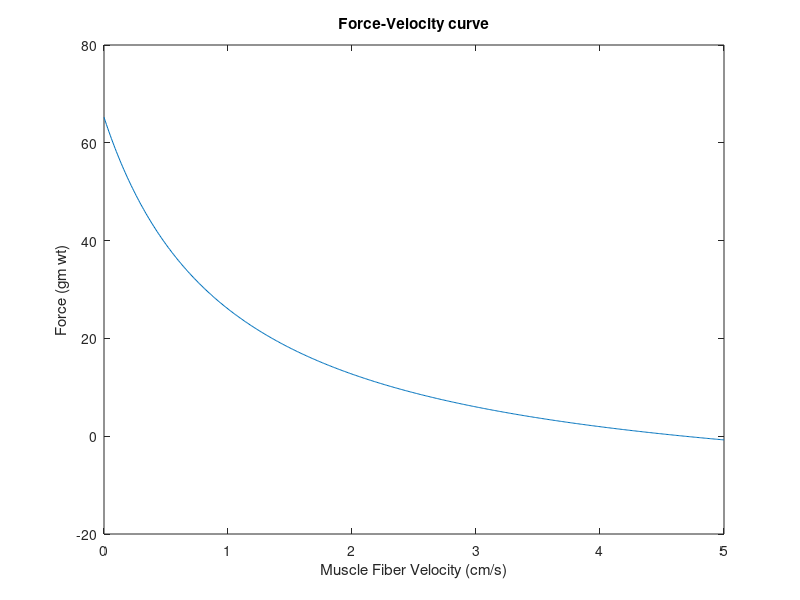

Write the MATLAB code that produced this figure. (Note: this script raises an error after producing the figure.)
%v = -5:0.2:5;
v = 0:0.01:5;
a = 14.35; % gram weight
b = 1.03; % cm/sec
F_0 = a/0.22;

F_v = (b*F_0 - a*v)./(v + b);
%F_v = (1.03 - 0.22*v)*65.23./(v + 1.03);

P = (b*F_0*v - a*v.*v)./(v + b);


plot(v, F_v);
ylabel('Force (gm wt)');
xlabel('Muscle Fiber Velocity (cm/s)');
title('Force-Velocity curve');
[x1,y1] = ginput;
text(x1,y1,'a=14.35 gm wt')
hold
[x2,y2] = ginput;
text(x2,y2,'b=1.03 cm/s');
hold
[x3,y3] = ginput;
text(x3,y3,'a/F0=0.22');

hold

figure;
plot(v, P);
ylabel('Power (erg per sec)');
xlabel('Muscle Fiber Velocity (cm/s)');
title('Power-Velocity curve');
[x1,y1] = ginput;
text(x1,y1,'a=14.35 gm wt')
hold
[x2,y2] = ginput;
text(x2,y2,'b=1.03 cm/s');
hold
[x3,y3] = ginput;
text(x3,y3,'a/F0=0.22');



%%
 F_v = -5:0.1:5;
 
 v = (0.0103*(0.639 - F_v))./(F_v + 0.14063);
 
 plot(v, F_v);